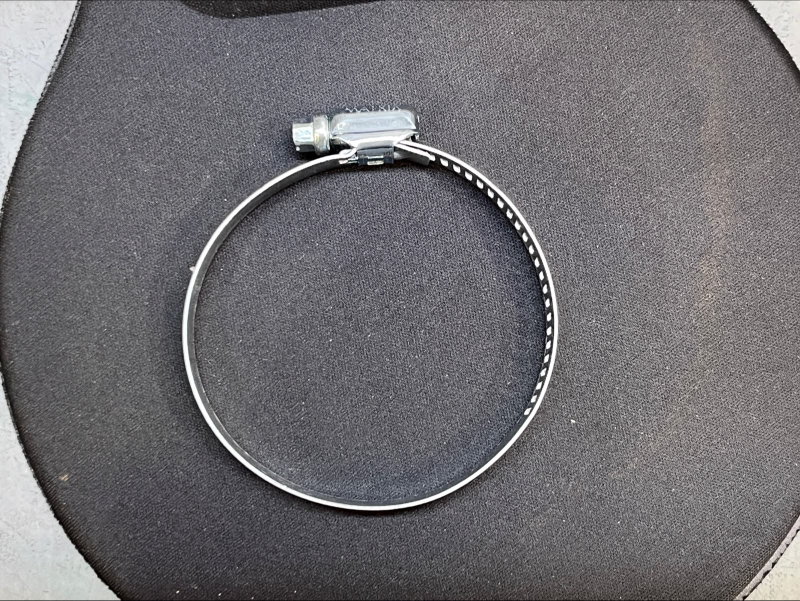
#> input picture fotos_teste/foto1.jpg, 1600 x 1201 px (shown at 1/2 size)
$ python -i medicao.py   (imports and definitions only)
#> lines starting #> are read from the running program, lines starting #| are printed output that depends on the picture; after the words box and inside, x2 and y2 are one past the last pixel; in counts of white or black regions, pixels touching at a corner belong together
#> further down, picture is the input picture: shape (1201, 1600, 3); mean B, G, R 113.5, 109.9, 111.8
# Visão computacional do projeto: recebe quadros da webcam e usa OpenCV para
# achar o furo da abraçadeira e medir a circunferência (perímetro) dele.
# Não depende do Flask, então dá para testar estas funções isoladamente.

import math

import cv2
import numpy as np


def binarizar(imagem, fundo_claro=True, limiar=0):
    """Gera uma máscara preto e branco em que o objeto fica branco e o fundo preto."""
#> called with fundo_claro = True, limiar = 0
    cinza = cv2.cvtColor(imagem, cv2.COLOR_BGR2GRAY)
    # o desfoque leve tira o ruído da webcam e suaviza as bordas
    cinza = cv2.GaussianBlur(cinza, (5, 5), 0)

    # peça escura sobre fundo claro precisa do threshold invertido
    tipo = cv2.THRESH_BINARY_INV if fundo_claro else cv2.THRESH_BINARY
    if limiar <= 0:
        # limiar 0 = o método de Otsu escolhe o valor sozinho
        _, mascara = cv2.threshold(cinza, 0, 255, tipo + cv2.THRESH_OTSU)
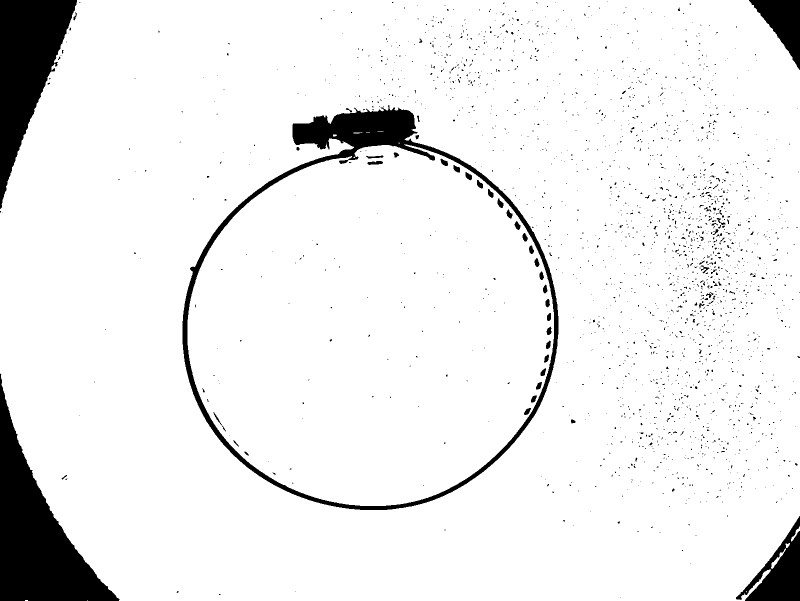
#> mascara: shape (1201, 1600) (shown at 1/2 size); 92.9% white; 2146 black regions (2060 under 20 px), largest, box (x1, y1, x2, y2) and area: (0, 747, 239, 1201) 41325, (365, 210, 1117, 1020) 35071, (0, 0, 154, 418) 31508
    else:
        _, mascara = cv2.threshold(cinza, limiar, 255, tipo)

    # fecha falhas na borda do metal (furos da rosca, reflexos); com um fechamento
    # fraco o contorno fica cheio de reentrâncias e o perímetro sai inflado
    kernel = np.ones((7, 7), np.uint8)
    return cv2.morphologyEx(mascara, cv2.MORPH_CLOSE, kernel, iterations=3)
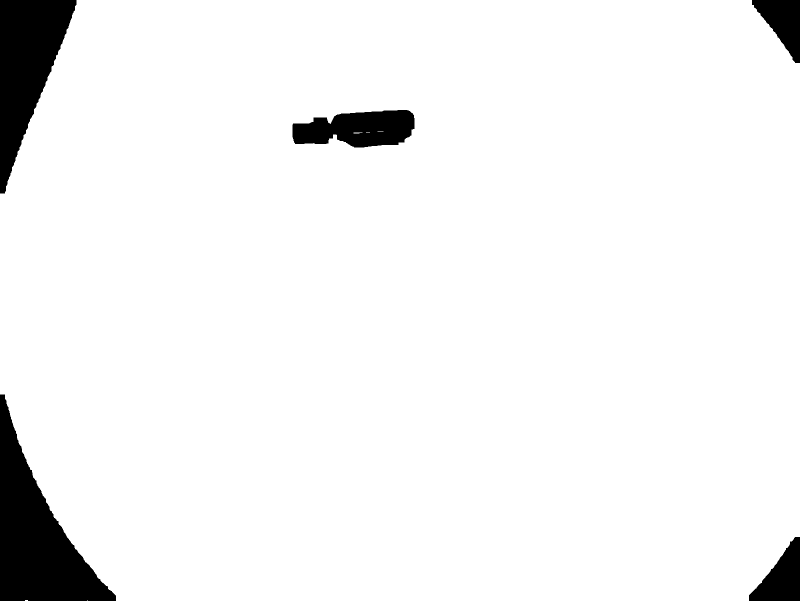
#> returned value: shape (1201, 1600) (shown at 1/2 size); 94.8% white; 5 black regions


def suavizar(contorno, sigma=10.0):
    """Suaviza o contorno com uma média gaussiana ao longo da própria curva.

    Tira o serrilhado do contorno em pixels. Sem isso, qualquer irregularidade
    pequena aumenta o perímetro e o percentual fica instável.
    """
    pontos = contorno.reshape(-1, 2).astype(np.float32)
    if len(pontos) < 20:
        return pontos
    raio = int(3 * sigma)
    x = np.arange(-raio, raio + 1)
    janela = np.exp(-x ** 2 / (2 * sigma ** 2))
    janela /= janela.sum()
    # o contorno é uma curva fechada, então o preenchimento das pontas é circular
    estendido = np.pad(pontos, ((raio, raio), (0, 0)), mode="wrap")
    return np.stack(
        [np.convolve(estendido[:, i], janela, mode="valid") for i in range(2)], axis=1
    )


def perimetro(contorno):
    """Comprimento do contorno suavizado, em pixels (a circunferência da peça na imagem)."""
    suave = suavizar(contorno)
    passos = np.roll(suave, -1, axis=0) - suave
    return float(np.sqrt((passos ** 2).sum(axis=1)).sum())


def circularidade(contorno):
    """Vale 1 para um círculo perfeito e diminui em formas deformadas."""
    area = cv2.contourArea(contorno)
    comprimento = perimetro(contorno)
    if comprimento == 0:
        return 0
    return 4 * math.pi * area / comprimento ** 2


# [15 lines left out: functions razao_dos_eixos, pontos_do_contorno, not called in this run]


def achar_furo(imagem, fundo_claro=True, limiar=0, area_minima=800):
    """Localiza o furo da abraçadeira. Devolve o contorno ou None."""
    mascara = binarizar(imagem, fundo_claro, limiar)
    # RETR_CCOMP guarda a hierarquia entre contornos, o que permite saber
    # quais estão dentro de outros (caso do furo)
    contornos, hierarquia = cv2.findContours(mascara, cv2.RETR_CCOMP, cv2.CHAIN_APPROX_NONE)
#> contornos = 7 contours, 5 with area under 20; largest, box (x1, y1, x2, y2) and area: (0, 0, 1600, 1201) 1832752, (584, 219, 830, 296) 13992
    if hierarquia is None:
        return None

    furos = []
    for c, h in zip(contornos, hierarquia[0]):
        # h[3] é o índice do contorno "pai"; -1 significa contorno externo, não furo
        if h[3] == -1:
            continue
        # a circularidade mínima é baixa de propósito: uma peça amassada precisa
        # ser detectada para poder ser reprovada
        if cv2.contourArea(c) < area_minima or circularidade(c) < 0.3:
            continue
        furos.append(c)
#> this loop made 7 passes
#> h on passes 2 to 6: [2, 0, -1, -1], [3, 1, -1, -1], [4, 2, -1, -1], [5, 3, -1, -1], [-1, 4, 6, -1]
#> (c, h) on pass 1: ([[174, 1200]], [1, -1, -1, -1])
#> after the loop, furos = 1 contour; box (x1, y1, x2, y2) and area: (584, 219, 830, 296) 13992

    if not furos:
        return None
    return max(furos, key=cv2.contourArea)


# [16 lines left out: function medir_peca, not called in this run]


def percentual_circunferencia(perimetro_px, perimetro_padrao_px):
    """Circunferência da peça em relação à peça padrão (100 = igual ao padrão)."""
    return 100 * perimetro_px / perimetro_padrao_px


def forma_relativa(razao, razao_padrao):
    """Razão dos eixos da peça em relação à do padrão (100 = mesma forma)."""
    return 100 * razao / razao_padrao


# [9 lines left out: function aprovada, not called in this run]

>>> import cv2
>>> picture = cv2.imread('fotos_teste/foto1.jpg')
>>> result = achar_furo(picture)
#> result = contour of 617 points, box (x1, y1, x2, y2) (584, 219, 830, 296), area 13992

$ run again, on fotos_teste/foto2.jpg
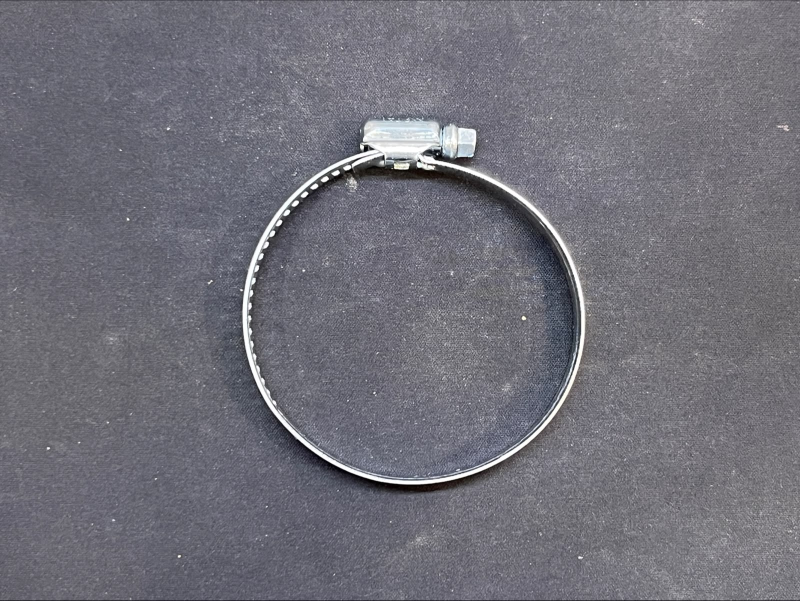
#> input picture fotos_teste/foto2.jpg, 1600 x 1201 px (shown at 1/2 size)
#> picture is the input picture: shape (1201, 1600, 3); mean B, G, R 121.1, 112.1, 112.9
#> in binarizar, `_, mascara = cv2.threshold(cinza, 0, 255, tipo + cv2.THRESH_OTSU)`:
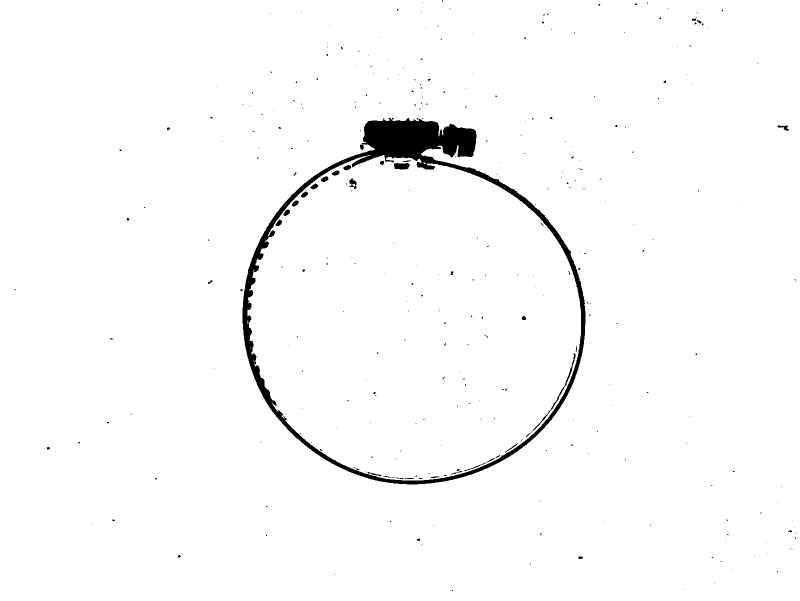
#> mascara: shape (1201, 1600) (shown at 1/2 size); 98% white; 326 black regions (290 under 20 px), largest, box (x1, y1, x2, y2) and area: (485, 236, 1171, 969) 33796, (1051, 706, 1151, 874) 465, (788, 326, 819, 339) 342
#> in binarizar, `return cv2.morphologyEx(mascara, cv2.MORPH_CLOSE, kernel, iterations=3)`:
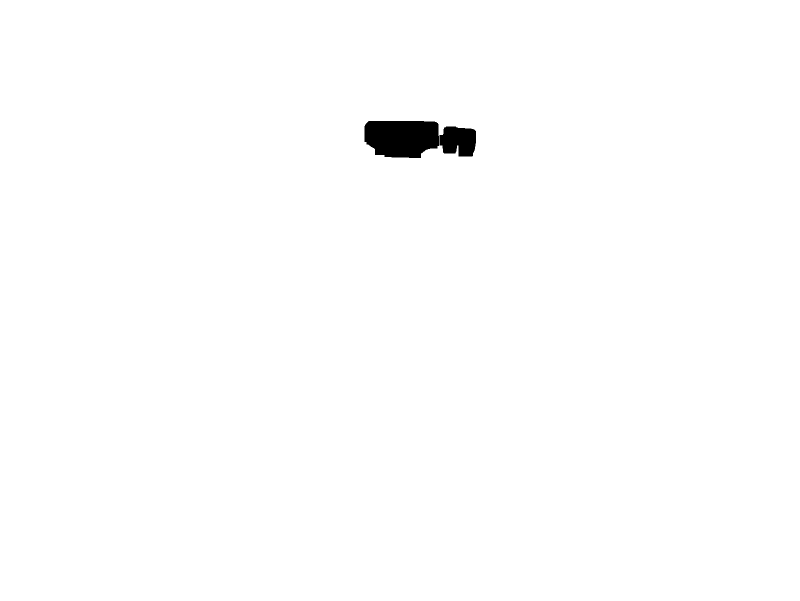
#> returned value: shape (1201, 1600) (shown at 1/2 size); 99.3% white; 2 black regions
#> contornos = 3 contours; box (x1, y1, x2, y2) and area: (0, 0, 1600, 1201) 1918800, (728, 241, 879, 317) 9796, (878, 252, 953, 314) 3721
#> the loop in achar_furo, `for c, h in zip(contornos, hierarquia[0]): # h[3] é o índice do contor..` made 3 passes
#> (h, area in circularidade, comprimento in circularidade) on passes 2 to 3: ([2, -1, -1, 0], 3721, 224.6), ([-1, 1, -1, 0], 9796, 383.6)
#> after the loop in achar_furo, `for c, h in zip(contornos, hierarquia[0]):`: furos = 2 contours; box (x1, y1, x2, y2) and area: (728, 241, 879, 317) 9796, (878, 252, 953, 314) 3721
#> result = contour of 406 points, box (x1, y1, x2, y2) (728, 241, 879, 317), area 9796

$ run again, on fotos_teste/foto3.jpg
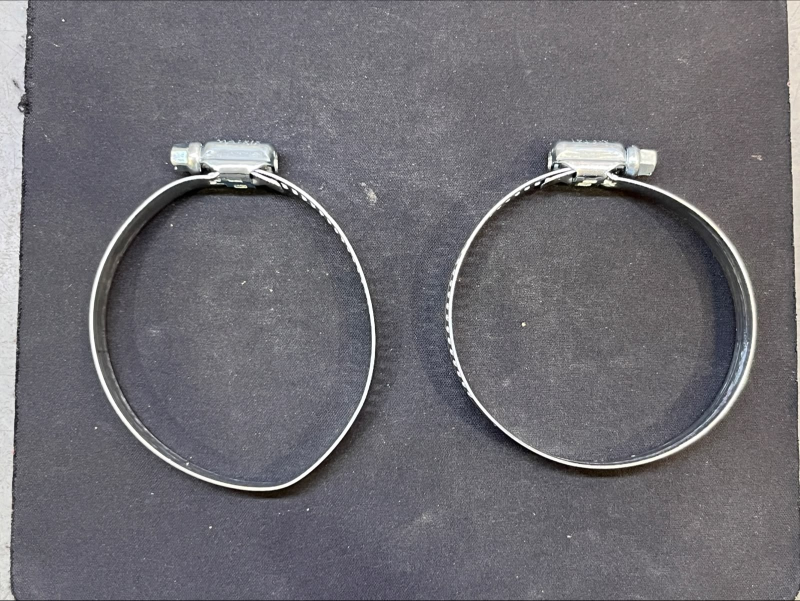
#> input picture fotos_teste/foto3.jpg, 1600 x 1201 px (shown at 1/2 size)
#> picture is the input picture: shape (1201, 1600, 3); mean B, G, R 115.1, 109.3, 111
#> in binarizar, `_, mascara = cv2.threshold(cinza, 0, 255, tipo + cv2.THRESH_OTSU)`:
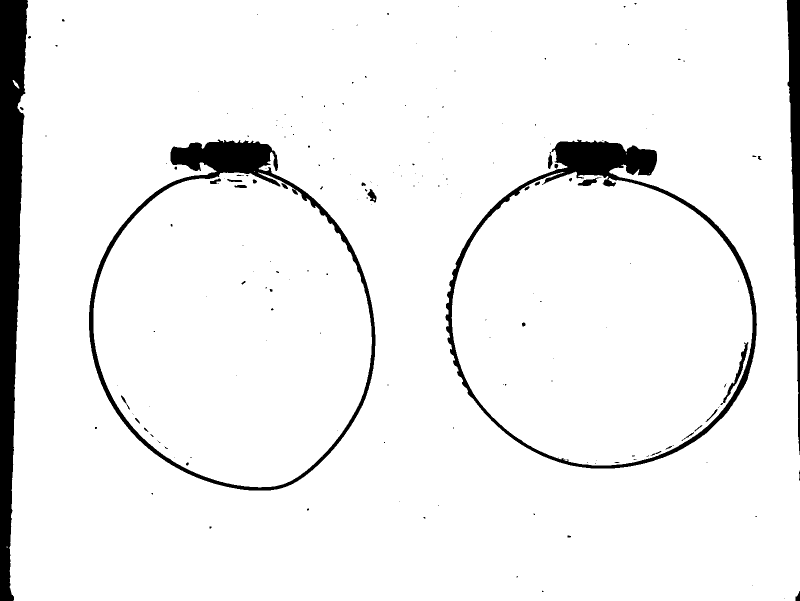
#> mascara: shape (1201, 1600) (shown at 1/2 size); 94.2% white; 187 black regions (148 under 20 px), largest, box (x1, y1, x2, y2) and area: (0, 0, 56, 1201) 42826, (891, 279, 1514, 937) 26661, (178, 279, 751, 981) 25420
#> in binarizar, `return cv2.morphologyEx(mascara, cv2.MORPH_CLOSE, kernel, iterations=3)`:
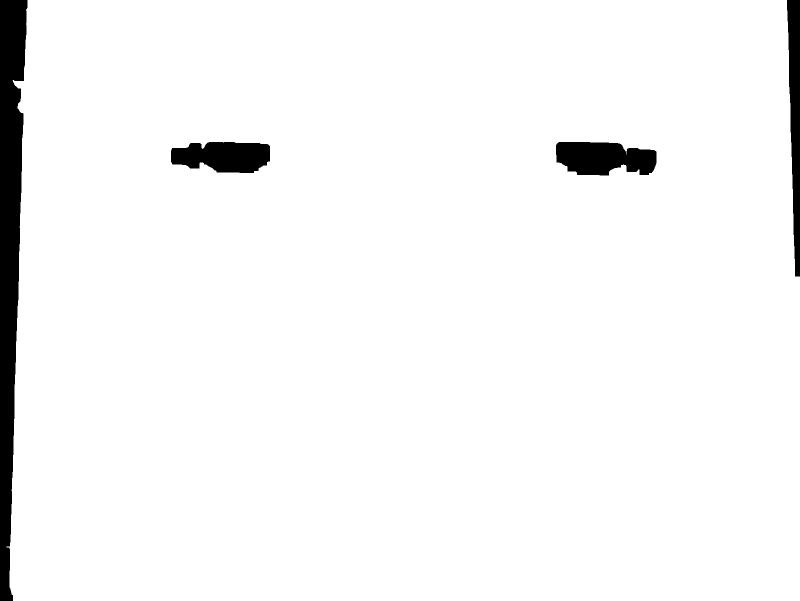
#> returned value: shape (1201, 1600) (shown at 1/2 size); 96.2% white; 4 black regions
#> contornos = 3 contours; box (x1, y1, x2, y2) and area: (13, 0, 1600, 1201) 1866804, (1111, 283, 1314, 352) 10944, (341, 283, 541, 347) 10031
#> the loop in achar_furo, `for c, h in zip(contornos, hierarquia[0]): # h[3] é o índice do contor..` made 3 passes
#> (h, area in circularidade, comprimento in circularidade) on passes 2 to 3: ([2, -1, -1, 0], 10944.5, 481.6), ([-1, 1, -1, 0], 10031, 456.6)
#> after the loop in achar_furo, `for c, h in zip(contornos, hierarquia[0]):`: furos = 2 contours; box (x1, y1, x2, y2) and area: (1111, 283, 1314, 352) 10944, (341, 283, 541, 347) 10031
#> result = contour of 539 points, box (x1, y1, x2, y2) (1111, 283, 1314, 352), area 10944

$ run again, on fotos_teste/foto4.jpg
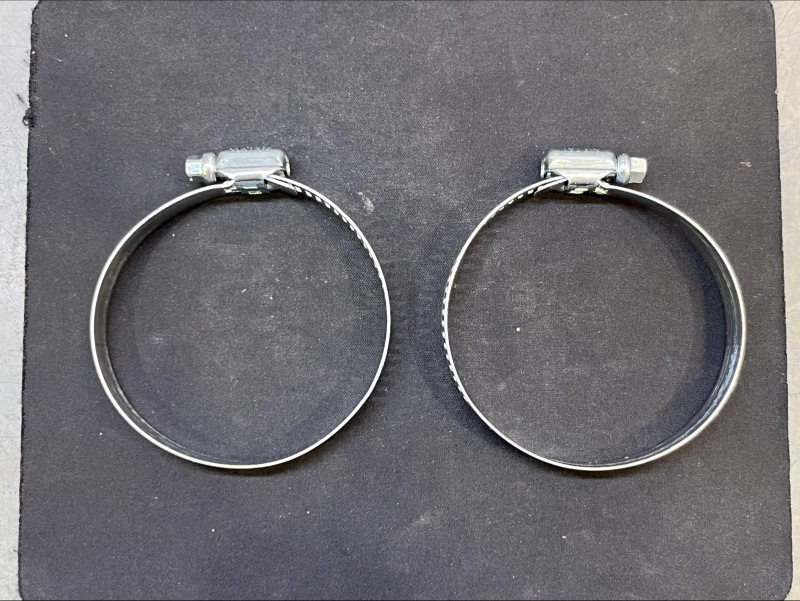
#> input picture fotos_teste/foto4.jpg, 1600 x 1201 px (shown at 1/2 size)
#> picture is the input picture: shape (1201, 1600, 3); mean B, G, R 113.5, 108.2, 110.3
#> in binarizar, `_, mascara = cv2.threshold(cinza, 0, 255, tipo + cv2.THRESH_OTSU)`:
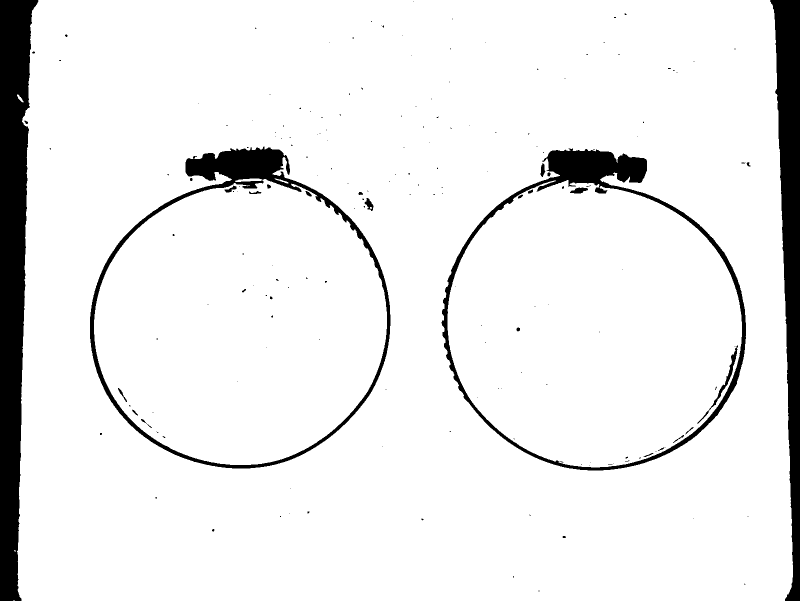
#> mascara: shape (1201, 1600) (shown at 1/2 size); 92.2% white; 183 black regions (153 under 20 px), largest, box (x1, y1, x2, y2) and area: (0, 0, 77, 1201) 57884, (1540, 0, 1600, 1201) 37693, (883, 297, 1492, 941) 25361
#> in binarizar, `return cv2.morphologyEx(mascara, cv2.MORPH_CLOSE, kernel, iterations=3)`:
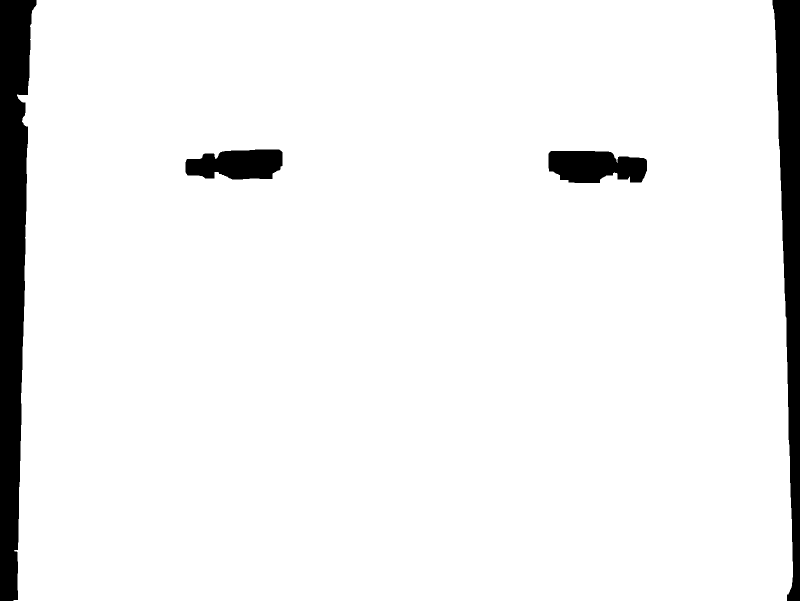
#> returned value: shape (1201, 1600) (shown at 1/2 size); 94.1% white; 4 black regions
#> contornos = 3 contours; box (x1, y1, x2, y2) and area: (27, 0, 1586, 1201) 1824272, (1096, 301, 1295, 367) 10456, (370, 298, 566, 360) 9604
#> the loop in achar_furo, `for c, h in zip(contornos, hierarquia[0]): # h[3] é o índice do contor..` made 3 passes
#> (h, area in circularidade, comprimento in circularidade) on passes 2 to 3: ([2, -1, -1, 0], 10456, 471.4), ([-1, 1, -1, 0], 9604.5, 448.4)
#> after the loop in achar_furo, `for c, h in zip(contornos, hierarquia[0]):`: furos = 2 contours; box (x1, y1, x2, y2) and area: (1096, 301, 1295, 367) 10456, (370, 298, 566, 360) 9604
#> result = contour of 532 points, box (x1, y1, x2, y2) (1096, 301, 1295, 367), area 10456
